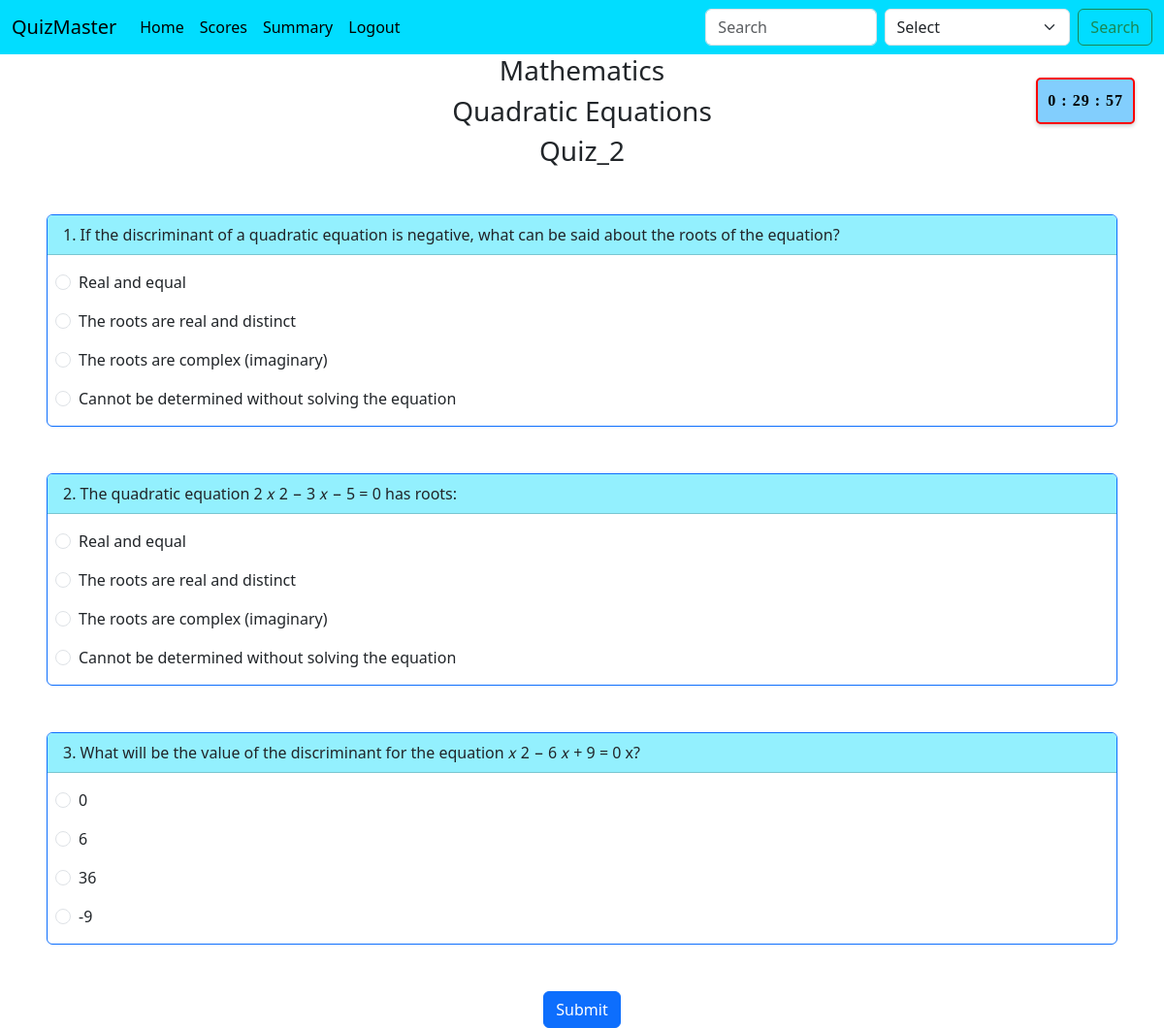
The app's page /attempt_quiz/2 (signed in) with its own data.
### controllers/database.py (models this page shows, shortened)
class Subject(db.Model):
    id = db.Column(db.Integer, primary_key=True , autoincrement=True)
    name = db.Column(db.String(100), nullable=False)
    description = db.Column(db.Text, nullable=True)
    chapters = db.relationship('Chapter', backref='subject', lazy=True, cascade="all, delete-orphan")

class Chapter(db.Model):
    id = db.Column(db.Integer, primary_key=True, autoincrement=True)
    name = db.Column(db.String(100), nullable=False)
    subject_id = db.Column(db.Integer, db.ForeignKey('subject.id'), nullable=False)
    description = db.Column(db.Text, nullable=True)
    quizzes = db.relationship('Quiz', backref='chapter', lazy=True, cascade="all, delete-orphan")

class Quiz(db.Model):
    id = db.Column(db.Integer, primary_key=True, autoincrement=True)
    name = db.Column(db.String(100), nullable=False)
    chapter_id = db.Column(db.Integer, db.ForeignKey('chapter.id'), nullable=False)
    date_of_quiz = db.Column(db.Date , nullable=False)
    duration = db.Column(db.Integer, nullable=False)
    remarks = db.Column(db.Text, nullable=True)
    questions = db.relationship('Question', backref='quiz', lazy=True, cascade="all, delete-orphan")
    results = db.relationship('Result', backref='quiz', lazy=True, cascade="all, delete-orphan")

class Question(db.Model):
    __tablename__ = 'questions'
    id = db.Column(db.Integer, primary_key=True)
    quiz_id = db.Column(db.Integer, db.ForeignKey('quiz.id'), nullable=False)
    question_title = db.Column(db.String(50),nullable = False)
    question_statement = db.Column(db.Text, nullable=False)
    option1 = db.Column(db.String(100), nullable=False)
    option2 = db.Column(db.String(100), nullable=False)
    option3 = db.Column(db.String(100), nullable=False)
    option4 = db.Column(db.String(100), nullable=False)
    correct_option = db.Column(db.String(100), nullable=False)
    user_answers = db.relationship('UserAnswers', backref='question', lazy=True, cascade="all, delete-orphan")

### controllers/routes.py (the view, shortened to what this page needs)
@app.route("/attempt_quiz/<int:quiz_id>" , methods = ["GET","POST"])
def attempt_quiz(quiz_id):
    if session.get('user_role', None) == 'user':
        quiz = Quiz.query.filter_by(id = quiz_id).first()
        if not quiz:
            flash("Quiz not found")
            return redirect(url_for("home"))
        questions = Question.query.filter_by(quiz_id = quiz_id).all()
        if not questions:
            flash("No questions found")
            return redirect(url_for("home"))
        if request.method == "GET":
            if datetime.now().date() == quiz.date_of_quiz:
                if 'target_time' not in session:
                    target_time = datetime.now() + timedelta(minutes = quiz.duration)
                    session["target_time"] = target_time.isoformat()
                targettime = session["target_time"]
                return render_template("attempt_quiz.html",quiz = quiz, questions = questions, target_time = targettime)
            elif datetime.now().date() < quiz.date_of_quiz:
                flash("Quiz has not started yet")
                return redirect(url_for("home"))
            else:
                flash("Quiz has already ended")
                return redirect(url_for("home"))
    else:
        flash("You are not authorized to access this page")
        return redirect(url_for("home"))

### templates/attempt_quiz.html (shortened to what this page needs)
{% extends 'base.html' %}
{% block body %}
<h3 class="text-center">{{quiz.chapter.subject.name}}</h3>
<h3 class="text-center">{{quiz.chapter.name}}</h3>
<h3 class="text-center">{{quiz.name}}</h3>
<div class="timer" id="timer" style="text-align: center; font-size: 1rem; color: #000000;position: fixed; top: 80px; right: 30px; z-index: 1000; background-color: #82cefd; padding: 10px; border-radius: 5px; border: 2px solid #f90303; box-shadow: 0 2px 4px rgba(0, 0, 0, 0.2); font-weight: bold; font-family: 'Times New Roman', Times, serif;  letter-spacing: 1px; text-transform: uppercase; "></div>
<div>
    <form method="POST" action="{{url_for('attempt_quiz', quiz_id = quiz.id)}}">
        {% for que in questions %}
            <div class="card border-primary m-5">
                <div class="card-header" style="background-color: #93f0fe;">
                    {{loop.index}}. {{que.question_statement}}
                </div>
                <div class="form-check m-2 mt-3">
                    <input class="form-check-input" type="radio" name="{{que.id}}" id="flexRadioDefault1" value="{{que.option1}}">
                    <label class="form-check-label" for="flexRadioDefault1">{{que.option1}}</label>
                </div>
                <div class="form-check m-2" >
                    <input class="form-check-input" type="radio" name="{{que.id}}" id="flexRadioDefault1" value = "{{que.option2}}">
                    <label class="form-check-label" for="flexRadioDefault1">{{que.option2}}</label>
                </div>
                <div class="form-check m-2">
                    <input class="form-check-input" type="radio" name="{{que.id}}" id="flexRadioDefault1" value="{{que.option3}}">
                    <label class="form-check-label" for="flexRadioDefault1">{{que.option3}}</label>
                </div>
                <div class="form-check m-2 mb-3">
                    <input class="form-check-input" type="radio" name="{{que.id}}" id="flexRadioDefault1" value="{{que.option4}}">
                    <label class="form-check-label" for="flexRadioDefault1">{{que.option4}}</label>
                </div>
            </div>
        {% endfor %}
        <div class="d-flex justify-content-center">
            <button type="submit" class="btn btn-primary">Submit</button>
        </div>
    </form>
</div>
{% endblock body %}

### records on screen
Subject: chapter.subject.name "Mathematics"
Chapter: chapter.name "Quadratic Equations"
Quiz: name "Quiz_2"
Question: question_statement "If the discriminant of a quadratic equation is negative, what can be said about the roots of the equation?", option1 "Real and equal", option2 "The roots are real and distinct", option3 "The roots are complex (imaginary)", option4 "Cannot be determined without solving the equation"
Question: question_statement "The quadratic equation 2 𝑥 2 − 3 𝑥 − 5 = 0 has roots:", option1 "Real and equal", option2 "The roots are real and distinct", option3 "The roots are complex (imaginary)", option4 "Cannot be determined without solving the equation"
Question: question_statement "What will be the value of the discriminant for the equation 𝑥 2 − 6 𝑥 + 9 = 0 x?", option1 "0", option2 "6", option3 "36", option4 "-9"
